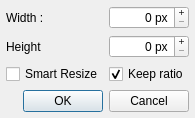
<?xml version="1.0" encoding="UTF-8"?>
<ui version="4.0">
 <class>KResizeDialog</class>
 <widget class="QDialog" name="KResizeDialog">
  <property name="geometry">
   <rect>
    <x>0</x>
    <y>0</y>
    <width>223</width>
    <height>131</height>
   </rect>
  </property>
  <property name="sizePolicy">
   <sizepolicy hsizetype="Fixed" vsizetype="Fixed">
    <horstretch>0</horstretch>
    <verstretch>0</verstretch>
   </sizepolicy>
  </property>
  <property name="contextMenuPolicy">
   <enum>Qt::DefaultContextMenu</enum>
  </property>
  <property name="windowTitle">
   <string>Resize</string>
  </property>
  <property name="sizeGripEnabled">
   <bool>false</bool>
  </property>
  <property name="modal">
   <bool>false</bool>
  </property>
  <layout class="QGridLayout" name="gridLayout">
   <property name="sizeConstraint">
    <enum>QLayout::SetFixedSize</enum>
   </property>
   <property name="margin">
    <number>6</number>
   </property>
   <property name="spacing">
    <number>6</number>
   </property>
   <item row="0" column="0">
    <layout class="QGridLayout" name="gridLayout_2">
     <item row="0" column="1">
      <widget class="QSpinBox" name="spinBox">
       <property name="locale">
        <locale language="English" country="UnitedStates"/>
       </property>
       <property name="alignment">
        <set>Qt::AlignRight|Qt::AlignTrailing|Qt::AlignVCenter</set>
       </property>
       <property name="buttonSymbols">
        <enum>QAbstractSpinBox::PlusMinus</enum>
       </property>
       <property name="suffix">
        <string> px</string>
       </property>
       <property name="prefix">
        <string/>
       </property>
       <property name="maximum">
        <number>6000</number>
       </property>
      </widget>
     </item>
     <item row="1" column="1">
      <widget class="QSpinBox" name="spinBox_2">
       <property name="alignment">
        <set>Qt::AlignRight|Qt::AlignTrailing|Qt::AlignVCenter</set>
       </property>
       <property name="buttonSymbols">
        <enum>QAbstractSpinBox::PlusMinus</enum>
       </property>
       <property name="suffix">
        <string> px</string>
       </property>
       <property name="maximum">
        <number>6000</number>
       </property>
      </widget>
     </item>
     <item row="0" column="0">
      <widget class="QLabel" name="label">
       <property name="text">
        <string>Width :</string>
       </property>
      </widget>
     </item>
     <item row="1" column="0">
      <widget class="QLabel" name="label_2">
       <property name="text">
        <string>Height</string>
       </property>
      </widget>
     </item>
     <item row="2" column="1">
      <widget class="QCheckBox" name="checkBox">
       <property name="whatsThis">
        <string/>
       </property>
       <property name="text">
        <string>Keep ratio</string>
       </property>
       <property name="checked">
        <bool>true</bool>
       </property>
      </widget>
     </item>
     <item row="2" column="0">
      <widget class="QCheckBox" name="checkBox_2">
       <property name="toolTip">
        <string>Resize the image with seamCarving algorithm</string>
       </property>
       <property name="whatsThis">
        <string/>
       </property>
       <property name="text">
        <string>Smart Resize</string>
       </property>
      </widget>
     </item>
    </layout>
   </item>
   <item row="1" column="0">
    <widget class="QDialogButtonBox" name="buttonBox">
     <property name="locale">
      <locale language="English" country="UnitedStates"/>
     </property>
     <property name="standardButtons">
      <set>QDialogButtonBox::Cancel|QDialogButtonBox::Ok</set>
     </property>
    </widget>
   </item>
  </layout>
 </widget>
 <layoutdefault spacing="6" margin="11"/>
 <resources/>
 <connections>
  <connection>
   <sender>spinBox</sender>
   <signal>valueChanged(int)</signal>
   <receiver>KResizeDialog</receiver>
   <slot>changeHeightValue()</slot>
   <hints>
    <hint type="sourcelabel">
     <x>86</x>
     <y>19</y>
    </hint>
    <hint type="destinationlabel">
     <x>86</x>
     <y>58</y>
    </hint>
   </hints>
  </connection>
  <connection>
   <sender>spinBox_2</sender>
   <signal>valueChanged(int)</signal>
   <receiver>KResizeDialog</receiver>
   <slot>changeWidthValue()</slot>
   <hints>
    <hint type="sourcelabel">
     <x>86</x>
     <y>45</y>
    </hint>
    <hint type="destinationlabel">
     <x>86</x>
     <y>58</y>
    </hint>
   </hints>
  </connection>
  <connection>
   <sender>buttonBox</sender>
   <signal>accepted()</signal>
   <receiver>KResizeDialog</receiver>
   <slot>validateResize()</slot>
   <hints>
    <hint type="sourcelabel">
     <x>86</x>
     <y>111</y>
    </hint>
    <hint type="destinationlabel">
     <x>86</x>
     <y>65</y>
    </hint>
   </hints>
  </connection>
  <connection>
   <sender>buttonBox</sender>
   <signal>accepted()</signal>
   <receiver>KResizeDialog</receiver>
   <slot>close()</slot>
   <hints>
    <hint type="sourcelabel">
     <x>86</x>
     <y>111</y>
    </hint>
    <hint type="destinationlabel">
     <x>86</x>
     <y>65</y>
    </hint>
   </hints>
  </connection>
  <connection>
   <sender>buttonBox</sender>
   <signal>rejected()</signal>
   <receiver>KResizeDialog</receiver>
   <slot>close()</slot>
   <hints>
    <hint type="sourcelabel">
     <x>86</x>
     <y>111</y>
    </hint>
    <hint type="destinationlabel">
     <x>86</x>
     <y>65</y>
    </hint>
   </hints>
  </connection>
 </connections>
 <slots>
  <slot>changeHeightValue()</slot>
  <slot>changeWidthValue()</slot>
  <slot>validateResize()</slot>
 </slots>
</ui>
